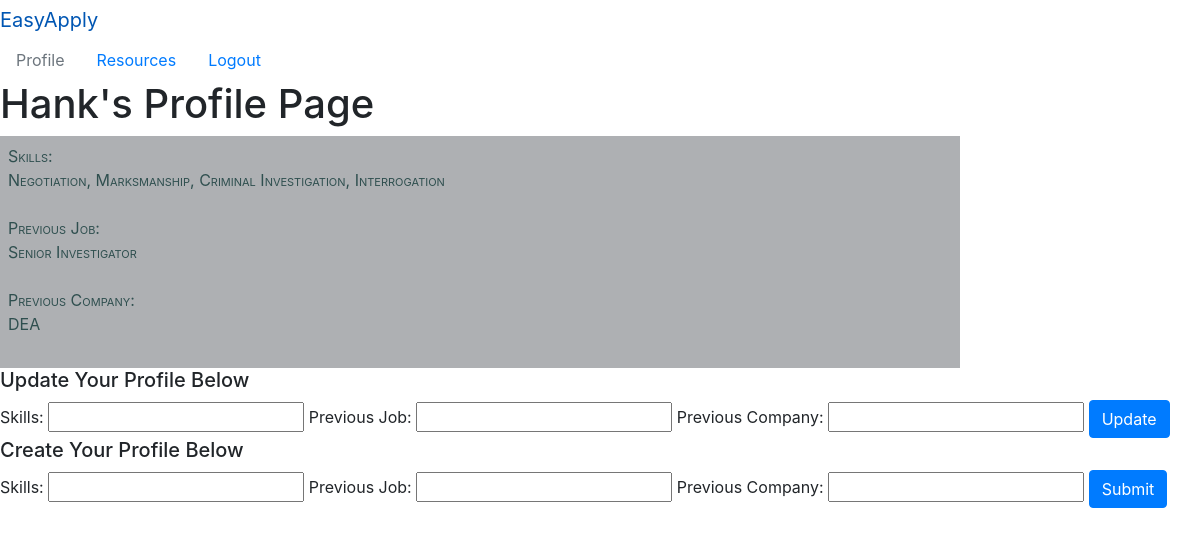
The app's page /profile/6 (signed in) with its own data.
### applicants/models.py (models this page shows)
class Applicant(models.Model):
    first_name = models.CharField(max_length=45)
    last_name = models.CharField(max_length=45)
    email = models.CharField(max_length=150)
    password = models.CharField(max_length=150)
    created_at = models.DateTimeField(auto_now_add=True)
    updated_at = models.DateTimeField(auto_now=True)
    objects = ApplicantManager()

class Profile(models.Model):
    applicant = models.ForeignKey(Applicant, related_name="user_profile", on_delete=models.CASCADE)
    skills = models.CharField(max_length=250)
    prev_job = models.CharField(max_length=50)
    prev_company = models.CharField(max_length=50)

### applicants/views.py (the view)
# urls.py: path('profile/<int:applicantid>', views.profile),
def profile(request, applicantid):
    if 'userid' in request.session:
        context = {
            'applicant': Applicant.objects.get(id=applicantid),
            'all_profiles': Profile.objects.all()
        }
        return render(request, 'profile.html', context)

### applicants/templates/profile.html (shortened to what this page needs)
<!DOCTYPE html>
<html lang="en">
<head>
    {% load static %}
    <link rel="stylesheet" href="{% static 'css/style.css' %}">
    <link rel="stylesheet" href="https://maxcdn.bootstrapcdn.com/bootstrap/4.0.0/css/bootstrap.min.css">
</head>
<body>
  <nav>
    <div class="nav-styling">
      <div class="navbar-header">
        <a class="navbar-brand" href="/jobs">EasyApply</a>
      </div>
      <ul class="nav">
        <li class="nav-item"><a class="nav-link disabled" href="/profile/{{applicant.id}}">Profile</a></li>
        <li class="nav-item"><a class="nav-link" href="/resources">Resources</a></li>
        <li class="nav-item"><a class="nav-link" href="/logout">Logout</a></li>
      </ul>
    </div>
  </nav>
    <h1>{{applicant.first_name}}'s Profile Page</h1>
    <div>
      {% for profile in all_profiles %}
      {% if profile.applicant.id == applicant.id %}
        <div class="user-profile">
          <label>Skills:<p>{{profile.skills}}</p></label>
          <label>Previous Job:<p>{{profile.prev_job}}</p></label>
          <label>Previous Company:<p>{{profile.prev_company}}</p></label>
        </div>
      {% endif %}
      {% endfor %}
      {% if applicant.user_profile != NULL %}
          <h5>Update Your Profile Below</h5>
          <form action="/profile/{{applicant.id}}/update" method="POST">
            <label for="type">Skills:</label>
            <input type="text" name="skills">
            <label for="type">Previous Job:</label>
            <input type="text" name="prev_job">
            <label for="type">Previous Company:</label>
            <input type="text" name="prev_company">
            <button class="btn btn-primary" type="submit">Update</button>
          </form>
    </div>
      <div class="subhead">
        <h5>Create Your Profile Below</h5>
        <form action="/profile/{{applicant.id}}/edit" method="POST"">
          <label for="type">Skills:</label>
          <input type="text" name="skills">
          <label for="type">Previous Job:</label>
          <input type="text" name="prev_job">
          <label for="type">Previous Company:</label>
          <input type="text" name="prev_company">
          <button class="btn btn-primary" type="submit">Submit</button>
        </form>
      </div>
      {% endif %}
</body>
</html>

### applicants/static/css/style.css (style rules this page uses)
.user-profile { display: flex; flex-direction: column; justify-content: left; background-color: rgb(174, 176, 179); color: darkslategray; font-variant: small-caps; width: 80%; padding: 8px; }

### records on screen
Applicant: first_name "Hank"
Profile: skills "Negotiation, Marksmanship, Criminal Investigation, Interrogation", prev_job "Senior Investigator", prev_company "DEA"
